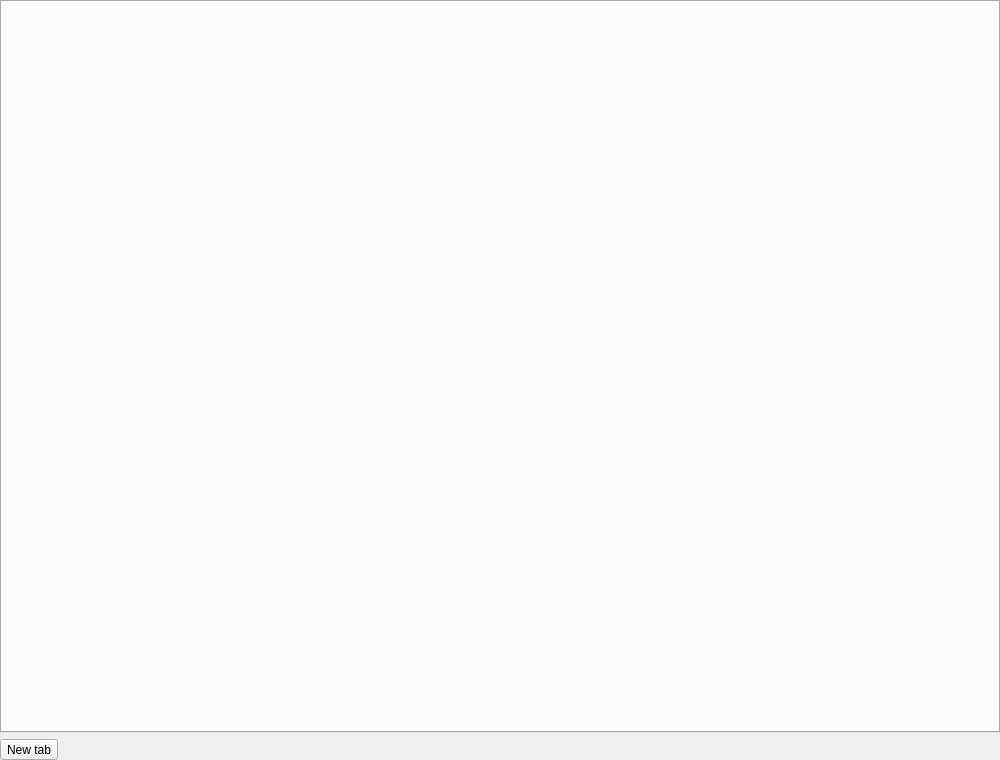
<?xml version="1.0" encoding="UTF-8"?>
<ui version="4.0">
 <class>MainWindow</class>
 <widget class="QMainWindow" name="MainWindow">
  <property name="geometry">
   <rect>
    <x>0</x>
    <y>0</y>
    <width>1000</width>
    <height>760</height>
   </rect>
  </property>
  <property name="windowTitle">
   <string>Nauris</string>
  </property>
  <widget class="QWidget" name="centralWidget">
   <layout class="QVBoxLayout" name="verticalLayout">
    <property name="leftMargin">
     <number>0</number>
    </property>
    <property name="topMargin">
     <number>0</number>
    </property>
    <property name="rightMargin">
     <number>0</number>
    </property>
    <property name="bottomMargin">
     <number>0</number>
    </property>
    <item>
     <widget class="QTabWidget" name="tabWidget">
      <property name="sizePolicy">
       <sizepolicy hsizetype="Expanding" vsizetype="Expanding">
        <horstretch>0</horstretch>
        <verstretch>0</verstretch>
       </sizepolicy>
      </property>
      <property name="currentIndex">
       <number>-1</number>
      </property>
      <property name="documentMode">
       <bool>false</bool>
      </property>
      <property name="tabsClosable">
       <bool>true</bool>
      </property>
      <property name="movable">
       <bool>true</bool>
      </property>
     </widget>
    </item>
    <item>
     <widget class="QToolButton" name="addTabButton">
      <property name="text">
       <string>New tab</string>
      </property>
     </widget>
    </item>
   </layout>
   <zorder>addTabButton</zorder>
   <zorder>tabWidget</zorder>
  </widget>
 </widget>
 <layoutdefault spacing="6" margin="11"/>
 <resources/>
 <connections/>
</ui>
